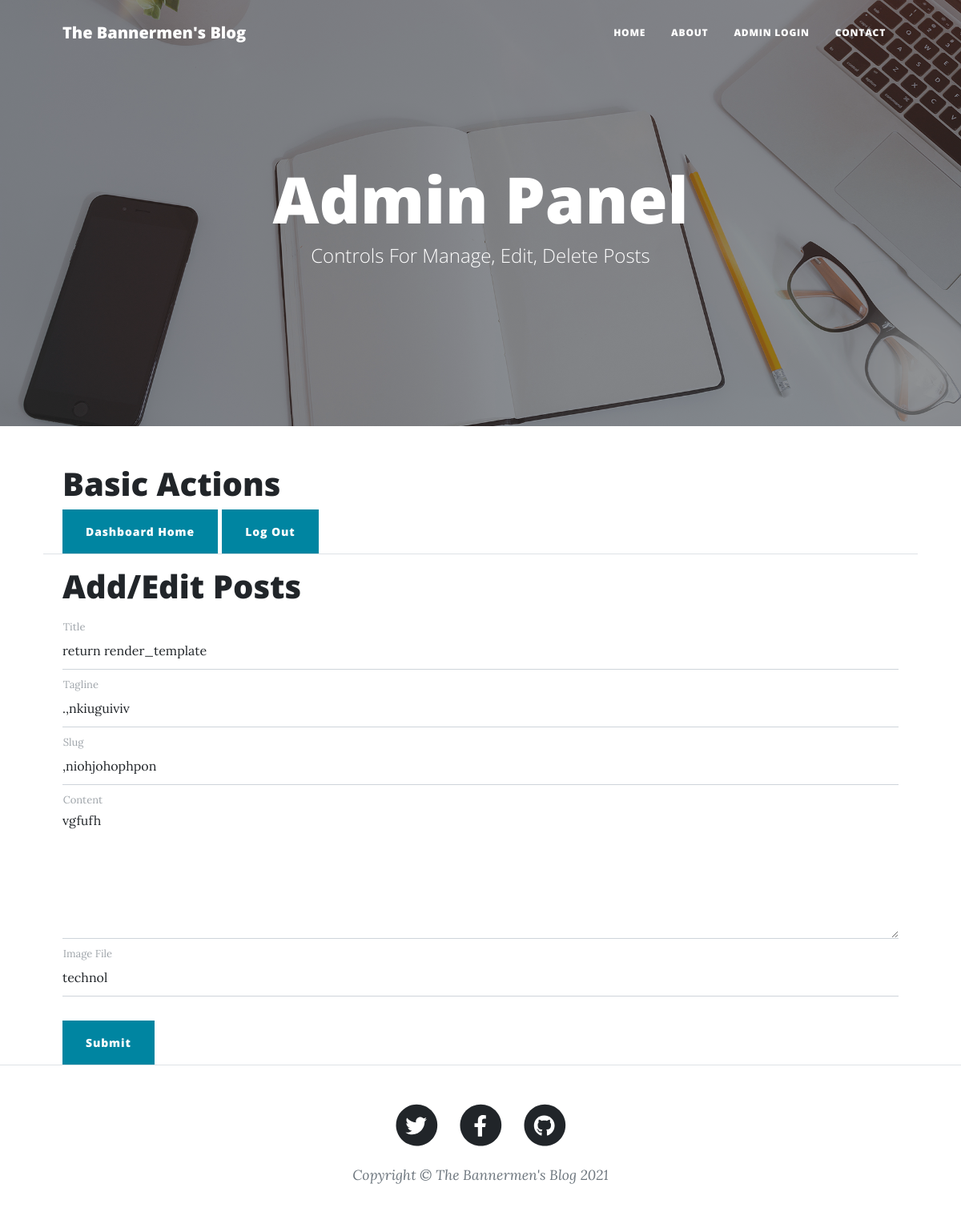
Page /edit/17 (signed in) on the committed database.
### main.py (models this page shows)
class Posts(db.Model):
    sno = db.Column(db.Integer, primary_key=True)
    title = db.Column(db.String(80), nullable=False)
    slug = db.Column(db.String(21), nullable=False)
    tagline = db.Column(db.String(21), nullable=False)
    content = db.Column(db.String(100), nullable=False)
    date = db.Column(db.String(12), nullable=True)
    img_file = db.Column(db.String(12), nullable=True)

### main.py (the view, shortened to what this page needs)
@ app.route("/edit/<string:sno>", methods = ['GET', 'POST'])
def edit(sno):
    if 'user' in session and session['user'] == params['admin_user']:
        post=Posts.query.filter_by(sno = sno).first()
        return render_template('edit.html', params = params, post = post, sno = sno)
    return render_template('login.html', params = params)####

### templates/edit.html (shortened to what this page needs)
{% extends "layout.html" %}
{% block body %}
<header class="masthead" style="background-image: url('{{ url_for('static', filename='assets/img/home-bg.jpg') }}')">
    <div class="container position-relative px-4 px-lg-5">
        <div class="row gx-4 gx-lg-5 justify-content-center">
            <div class="col-md-10 col-lg-8 col-xl-7">
                <div class="site-heading">
                    <h1>Admin Panel</h1>
                    <span class="subheading">Controls For Manage, Edit, Delete Posts</span>
                </div>
            </div>
        </div>
    </div>
</header>
<div class="container px-4 px-lg-5">
    <div class="row gx-4 gx-lg-5 justify-content-center">
        <h1>Basic Actions</h1>
        <div >
            <a href="/dashboard">  <button class="btn btn-primary">Dashboard Home</button></a>
            <a href="/logout">  <button class="btn btn-primary"> Log Out </button></a>
        </div>
        <hr>
        <h1>Add/Edit Posts</h1>
        <form id="contactForm" data-sb-form-api-token="API_TOKEN" action="/edit/{{sno}}" method='post'>
            <div class="form-floating">
                <input class="form-control" id="title" type="text" name='title' placeholder="Enter Title of Post..."
                    data-sb-validations="required" value="{{post.title}}" required>
                <label for="name">Title</label>
            </div>
            <div class="form-floating">
                <input class="form-control" id="tline" name='tline' type="text" placeholder="Enter Tagline..."
                    data-sb-validations="required,email" value="{{post.tagline}}"required>
                <label for="email">Tagline</label>
            </div>
            <div class="form-floating">
                <input class="form-control" id="slug" name='slug' type="text" placeholder="Enter Slug of Post..."
                    data-sb-validations="required" value="{{post.slug}}"required>
                <label for="phone">Slug</label>
            </div>
            <div class="form-floating">
                <textarea class="form-control" name='content' id="content" placeholder="Enter Your Content Here..."
                    style="height: 12rem" data-sb-validations="required" value="" required>{{post.content}}</textarea>
                <label for="content">Content</label>
            </div>
            <div class="form-floating">
                <input class="form-control" name='img_file' id="img_file" placeholder="Enter Image File Name..."
                     data-sb-validations="required" value="{{post.img_file}}"required>
                <label for="content">Image File</label>
            </div>
            <br />
            <button class="btn btn-primary" id="sendMessageButton" type="submit">Submit</button>
        </form>
    </div>
</div>
{% endblock %}

### rows in the picture
Posts: title "return render_template", tline ".,nkiuguiviv", slug ",niohjohophpon", content "vgfufh", img_file "technol"
